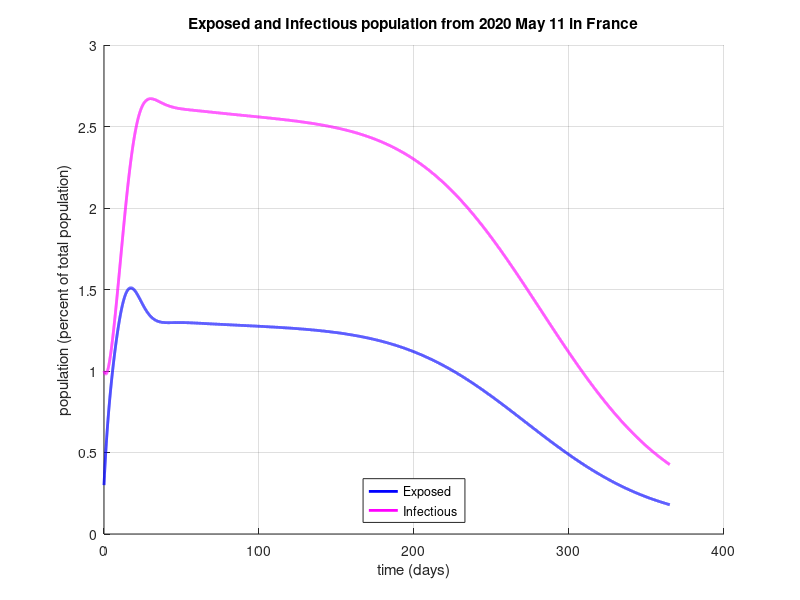
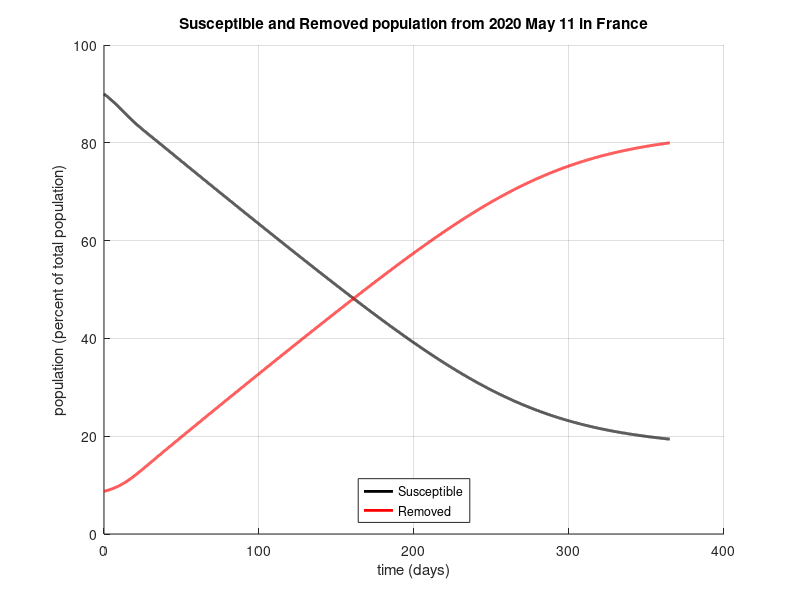
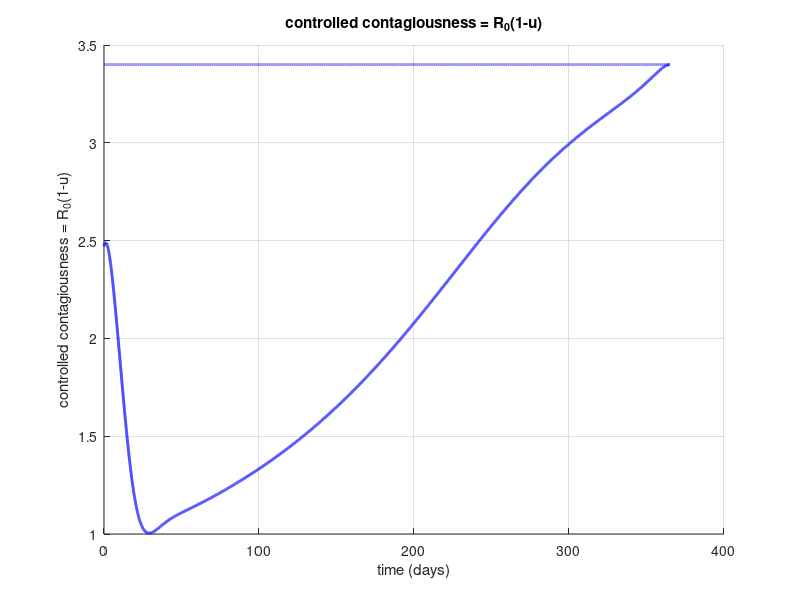

Recreate these plots in MATLAB, in order.
clear all;
close all;
clc;

data = load('trace.dat');

h1 = figure(1);
% set(h1,'Visible', 'off'); 
hold on
plot(data(:,1), data(:,3)*100,'b','LineWidth',2)
plot(data(:,1), data(:,4)*100,'m','LineWidth',2)
xlabel('time (days)')
ylabel('population (percent of total population)')
grid on;
legend('Exposed','Infectious','Location', 'South')
title('Exposed and Infectious population from 2020 May 11 in France')
print -djpeg EI

h2 = figure(2);
% set(h2,'Visible', 'off'); 
hold on
plot(data(:,1), data(:,2)*100,'k','LineWidth',2)
plot(data(:,1), data(:,5)*100,'r','LineWidth',2)
xlabel('time (days)')
ylabel('population (percent of total population)')
grid on;
legend('Susceptible','Removed','Location', 'South')
title('Susceptible and Removed population from 2020 May 11 in France')
print -djpeg SR

h3 = figure(3);
% set(h3,'Visible', 'off'); 
hold on
R0 = 3.4;
plot(data(:,1), (1-data(:,10))*R0,'b','LineWidth',2)
plot(data(:,1), ones(length(data(:,1)),1)*R0,'--b','LineWidth',2)
xlabel('time (days)')
ylabel('controlled contagiousness = R_0(1-u)')
title('controlled contagiousness = R_0(1-u)')
grid on;
print -djpeg Rt

